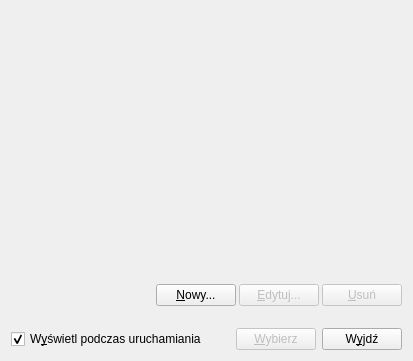
<?xml version="1.0" encoding="UTF-8"?>
<ui version="4.0">
 <class>UsersManagerDialog</class>
 <widget class="QDialog" name="UsersManagerDialog">
  <property name="geometry">
   <rect>
    <x>0</x>
    <y>0</y>
    <width>413</width>
    <height>361</height>
   </rect>
  </property>
  <property name="mouseTracking">
   <bool>true</bool>
  </property>
  <property name="windowIcon">
   <iconset resource="images.qrc">
    <normaloff>:/images/biorhythm_16.png</normaloff>:/images/biorhythm_16.png</iconset>
  </property>
  <layout class="QVBoxLayout" name="verticalLayout_2">
   <item>
    <layout class="QHBoxLayout" name="horizontalLayout_3">
     <item>
      <layout class="QGridLayout" name="gridLayout_2">
       <property name="horizontalSpacing">
        <number>0</number>
       </property>
       <item row="0" column="1">
        <widget class="QLabel" name="label">
         <property name="minimumSize">
          <size>
           <width>72</width>
           <height>72</height>
          </size>
         </property>
         <property name="maximumSize">
          <size>
           <width>72</width>
           <height>72</height>
          </size>
         </property>
         <property name="pixmap">
          <pixmap resource="images.qrc">:/images/biorhythm_100.png</pixmap>
         </property>
         <property name="scaledContents">
          <bool>true</bool>
         </property>
        </widget>
       </item>
       <item row="0" column="2">
        <spacer name="horizontalSpacer_7">
         <property name="orientation">
          <enum>Qt::Horizontal</enum>
         </property>
         <property name="sizeType">
          <enum>QSizePolicy::Ignored</enum>
         </property>
         <property name="sizeHint" stdset="0">
          <size>
           <width>0</width>
           <height>20</height>
          </size>
         </property>
        </spacer>
       </item>
       <item row="1" column="0" colspan="3">
        <widget class="QLabel" name="labelInfo">
         <property name="minimumSize">
          <size>
           <width>72</width>
           <height>26</height>
          </size>
         </property>
         <property name="maximumSize">
          <size>
           <width>72</width>
           <height>26</height>
          </size>
         </property>
         <property name="font">
          <font>
           <weight>75</weight>
           <bold>true</bold>
          </font>
         </property>
         <property name="toolTip">
          <string/>
         </property>
         <property name="textFormat">
          <enum>Qt::PlainText</enum>
         </property>
         <property name="alignment">
          <set>Qt::AlignCenter</set>
         </property>
        </widget>
       </item>
       <item row="2" column="0" colspan="3">
        <spacer name="verticalSpacer">
         <property name="orientation">
          <enum>Qt::Vertical</enum>
         </property>
         <property name="sizeHint" stdset="0">
          <size>
           <width>20</width>
           <height>40</height>
          </size>
         </property>
        </spacer>
       </item>
       <item row="0" column="0">
        <spacer name="horizontalSpacer_6">
         <property name="orientation">
          <enum>Qt::Horizontal</enum>
         </property>
         <property name="sizeType">
          <enum>QSizePolicy::Ignored</enum>
         </property>
         <property name="sizeHint" stdset="0">
          <size>
           <width>0</width>
           <height>20</height>
          </size>
         </property>
        </spacer>
       </item>
      </layout>
     </item>
     <item>
      <spacer name="horizontalSpacer_5">
       <property name="orientation">
        <enum>Qt::Horizontal</enum>
       </property>
       <property name="sizeType">
        <enum>QSizePolicy::Fixed</enum>
       </property>
       <property name="sizeHint" stdset="0">
        <size>
         <width>12</width>
         <height>20</height>
        </size>
       </property>
      </spacer>
     </item>
     <item>
      <widget class="QStackedWidget" name="stackedWidget">
       <property name="currentIndex">
        <number>0</number>
       </property>
       <widget class="QWidget" name="page_1">
        <layout class="QGridLayout" name="gridLayout">
         <property name="leftMargin">
          <number>0</number>
         </property>
         <property name="topMargin">
          <number>0</number>
         </property>
         <property name="rightMargin">
          <number>0</number>
         </property>
         <property name="bottomMargin">
          <number>16</number>
         </property>
         <property name="verticalSpacing">
          <number>16</number>
         </property>
         <item row="0" column="0">
          <widget class="QScrollArea" name="scrollArea">
           <property name="frameShape">
            <enum>QFrame::NoFrame</enum>
           </property>
           <property name="horizontalScrollBarPolicy">
            <enum>Qt::ScrollBarAsNeeded</enum>
           </property>
           <property name="widgetResizable">
            <bool>true</bool>
           </property>
           <widget class="UsersWidget" name="usersWidget">
            <property name="geometry">
             <rect>
              <x>0</x>
              <y>0</y>
              <width>295</width>
              <height>247</height>
             </rect>
            </property>
            <property name="focusPolicy">
             <enum>Qt::WheelFocus</enum>
            </property>
            <property name="contextMenuPolicy">
             <enum>Qt::CustomContextMenu</enum>
            </property>
           </widget>
          </widget>
         </item>
         <item row="1" column="0">
          <layout class="QHBoxLayout" name="horizontalLayout_2">
           <property name="spacing">
            <number>3</number>
           </property>
           <item>
            <spacer name="horizontalSpacer_3">
             <property name="orientation">
              <enum>Qt::Horizontal</enum>
             </property>
             <property name="sizeHint" stdset="0">
              <size>
               <width>40</width>
               <height>20</height>
              </size>
             </property>
            </spacer>
           </item>
           <item>
            <widget class="QPushButton" name="pushButtonNew">
             <property name="toolTip">
              <string>&lt;html&gt;&lt;head/&gt;&lt;body&gt;&lt;p&gt;Dodaj nowego użytkownika...&lt;/p&gt;&lt;p&gt;Skrót klawiaturowy: &lt;span style=&quot; font-weight:600;&quot;&gt;Insert&lt;/span&gt;&lt;/p&gt;&lt;/body&gt;&lt;/html&gt;</string>
             </property>
             <property name="autoFillBackground">
              <bool>true</bool>
             </property>
             <property name="text">
              <string>&amp;Nowy...</string>
             </property>
             <property name="icon">
              <iconset resource="images.qrc">
               <normaloff>:/images/plus.png</normaloff>:/images/plus.png</iconset>
             </property>
             <property name="autoDefault">
              <bool>false</bool>
             </property>
            </widget>
           </item>
           <item>
            <widget class="QPushButton" name="pushButtonEdit">
             <property name="enabled">
              <bool>false</bool>
             </property>
             <property name="toolTip">
              <string>&lt;html&gt;&lt;head/&gt;&lt;body&gt;&lt;p&gt;Edytuj dane wybranego użytkownika...&lt;/p&gt;&lt;p&gt;Skrót klawiaturowy: &lt;span style=&quot; font-weight:600;&quot;&gt;F2&lt;/span&gt;&lt;/p&gt;&lt;/body&gt;&lt;/html&gt;</string>
             </property>
             <property name="text">
              <string>&amp;Edytuj...</string>
             </property>
             <property name="icon">
              <iconset resource="images.qrc">
               <normaloff>:/images/pencil.png</normaloff>:/images/pencil.png</iconset>
             </property>
             <property name="autoDefault">
              <bool>false</bool>
             </property>
            </widget>
           </item>
           <item>
            <widget class="QPushButton" name="pushButtonDelete">
             <property name="enabled">
              <bool>false</bool>
             </property>
             <property name="toolTip">
              <string>&lt;html&gt;&lt;head/&gt;&lt;body&gt;&lt;p&gt;Usuń wybranego użytkownika&lt;/p&gt;&lt;p&gt;Skrót klawiaturowy: &lt;span style=&quot; font-weight:600;&quot;&gt;Delete&lt;/span&gt;&lt;/p&gt;&lt;/body&gt;&lt;/html&gt;</string>
             </property>
             <property name="text">
              <string>&amp;Usuń</string>
             </property>
             <property name="icon">
              <iconset resource="images.qrc">
               <normaloff>:/images/minus.png</normaloff>:/images/minus.png</iconset>
             </property>
             <property name="autoDefault">
              <bool>false</bool>
             </property>
            </widget>
           </item>
          </layout>
         </item>
        </layout>
       </widget>
       <widget class="QWidget" name="page_2">
        <layout class="QGridLayout" name="gridLayout_3">
         <property name="leftMargin">
          <number>0</number>
         </property>
         <property name="topMargin">
          <number>0</number>
         </property>
         <property name="rightMargin">
          <number>0</number>
         </property>
         <property name="bottomMargin">
          <number>10</number>
         </property>
         <property name="horizontalSpacing">
          <number>6</number>
         </property>
         <item row="0" column="0">
          <widget class="UserEditWidget" name="editWidget" native="true"/>
         </item>
        </layout>
       </widget>
      </widget>
     </item>
    </layout>
   </item>
   <item>
    <layout class="QHBoxLayout" name="horizontalLayout">
     <item>
      <widget class="QCheckBox" name="checkBoxShow">
       <property name="toolTip">
        <string>Wyświetl menedżera użytkowników podczas uruchamiania aplikacji</string>
       </property>
       <property name="text">
        <string>W&amp;yświetl podczas uruchamiania</string>
       </property>
       <property name="checked">
        <bool>true</bool>
       </property>
      </widget>
     </item>
     <item>
      <spacer name="horizontalSpacer">
       <property name="orientation">
        <enum>Qt::Horizontal</enum>
       </property>
       <property name="sizeHint" stdset="0">
        <size>
         <width>0</width>
         <height>0</height>
        </size>
       </property>
      </spacer>
     </item>
     <item>
      <widget class="QPushButton" name="pushButtonSelect">
       <property name="enabled">
        <bool>false</bool>
       </property>
       <property name="toolTip">
        <string>Wybierz zaznaczonego użytkownika i wyjdź z menedżera użytkowników (zamyka okienko)</string>
       </property>
       <property name="text">
        <string>&amp;Wybierz</string>
       </property>
       <property name="icon">
        <iconset resource="images.qrc">
         <normaloff>:/images/tick.png</normaloff>:/images/tick.png</iconset>
       </property>
       <property name="autoDefault">
        <bool>true</bool>
       </property>
       <property name="default">
        <bool>true</bool>
       </property>
      </widget>
     </item>
     <item>
      <widget class="QPushButton" name="pushButtonExit">
       <property name="toolTip">
        <string>Wyjdź z menedżera użytkowników (zamyka okienko)</string>
       </property>
       <property name="text">
        <string>W&amp;yjdź</string>
       </property>
       <property name="icon">
        <iconset resource="images.qrc">
         <normaloff>:/images/cross.png</normaloff>:/images/cross.png</iconset>
       </property>
       <property name="autoDefault">
        <bool>false</bool>
       </property>
       <property name="default">
        <bool>false</bool>
       </property>
      </widget>
     </item>
    </layout>
   </item>
  </layout>
 </widget>
 <customwidgets>
  <customwidget>
   <class>UserEditWidget</class>
   <extends>QWidget</extends>
   <header>usereditwidget.hpp</header>
   <container>1</container>
  </customwidget>
  <customwidget>
   <class>UsersWidget</class>
   <extends>QWidget</extends>
   <header location="global">userswidget.hpp</header>
   <container>1</container>
  </customwidget>
 </customwidgets>
 <tabstops>
  <tabstop>pushButtonExit</tabstop>
  <tabstop>pushButtonNew</tabstop>
  <tabstop>pushButtonDelete</tabstop>
  <tabstop>scrollArea</tabstop>
  <tabstop>pushButtonEdit</tabstop>
 </tabstops>
 <resources>
  <include location="images.qrc"/>
 </resources>
 <connections/>
</ui>
